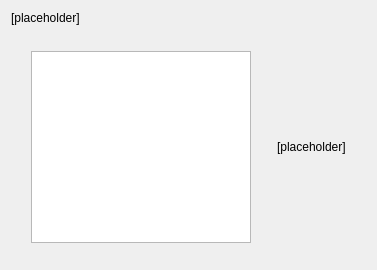
     <widget class="QWidget" name="pg3DataType">
      <layout class="QVBoxLayout" name="verticalLayout_27">
       <item>
        <widget class="QLabel" name="lblSelectDataType">
         <property name="styleSheet">
          <string notr="true">font: 11pt &quot;Ubuntu&quot;;</string>
         </property>
         <property name="text">
          <string>[placeholder]</string>
         </property>
         <property name="alignment">
          <set>Qt::AlignLeading|Qt::AlignLeft|Qt::AlignTop</set>
         </property>
         <property name="wordWrap">
          <bool>true</bool>
         </property>
        </widget>
       </item>
       <item>
        <spacer name="verticalSpacer_53">
         <property name="orientation">
          <enum>Qt::Vertical</enum>
         </property>
         <property name="sizeType">
          <enum>QSizePolicy::Fixed</enum>
         </property>
         <property name="sizeHint" stdset="0">
          <size>
           <width>20</width>
           <height>20</height>
          </size>
         </property>
        </spacer>
       </item>
       <item>
        <layout class="QGridLayout" name="gridLayout_23">
         <item row="0" column="0">
          <spacer name="horizontalSpacer_12">
           <property name="orientation">
            <enum>Qt::Horizontal</enum>
           </property>
           <property name="sizeType">
            <enum>QSizePolicy::Fixed</enum>
           </property>
           <property name="sizeHint" stdset="0">
            <size>
             <width>20</width>
             <height>20</height>
            </size>
           </property>
          </spacer>
         </item>
         <item row="0" column="1">
          <widget class="QListWidget" name="lstDataTypes">
           <property name="sizePolicy">
            <sizepolicy hsizetype="Fixed" vsizetype="Expanding">
             <horstretch>0</horstretch>
             <verstretch>0</verstretch>
            </sizepolicy>
           </property>
           <property name="minimumSize">
            <size>
             <width>220</width>
             <height>0</height>
            </size>
           </property>
           <property name="maximumSize">
            <size>
             <width>220</width>
             <height>16777215</height>
            </size>
           </property>
           <property name="baseSize">
            <size>
             <width>0</width>
             <height>0</height>
            </size>
           </property>
          </widget>
         </item>
         <item row="0" column="2">
          <spacer name="horizontalSpacer_23">
           <property name="orientation">
            <enum>Qt::Horizontal</enum>
           </property>
           <property name="sizeType">
            <enum>QSizePolicy::Fixed</enum>
           </property>
           <property name="sizeHint" stdset="0">
            <size>
             <width>20</width>
             <height>20</height>
            </size>
           </property>
          </spacer>
         </item>
         <item row="0" column="3">
          <widget class="QLabel" name="lblDescribeDataType">
           <property name="sizePolicy">
            <sizepolicy hsizetype="Expanding" vsizetype="Expanding">
             <horstretch>0</horstretch>
             <verstretch>0</verstretch>
            </sizepolicy>
           </property>
           <property name="styleSheet">
            <string notr="true">font: 11pt &quot;Ubuntu&quot;;</string>
           </property>
           <property name="text">
            <string>[placeholder]</string>
           </property>
           <property name="alignment">
            <set>Qt::AlignLeading|Qt::AlignLeft|Qt::AlignVCenter</set>
           </property>
           <property name="wordWrap">
            <bool>true</bool>
           </property>
           <property name="margin">
            <number>0</number>
           </property>
          </widget>
         </item>
         <item row="0" column="4">
          <spacer name="horizontalSpacer_24">
           <property name="orientation">
            <enum>Qt::Horizontal</enum>
           </property>
           <property name="sizeType">
            <enum>QSizePolicy::Fixed</enum>
           </property>
           <property name="sizeHint" stdset="0">
            <size>
             <width>20</width>
             <height>20</height>
            </size>
           </property>
          </spacer>
         </item>
        </layout>
       </item>
       <item>
        <spacer name="verticalSpacer_52">
         <property name="orientation">
          <enum>Qt::Vertical</enum>
         </property>
         <property name="sizeType">
          <enum>QSizePolicy::Minimum</enum>
         </property>
         <property name="sizeHint" stdset="0">
          <size>
           <width>20</width>
           <height>16</height>
          </size>
         </property>
        </spacer>
       </item>
      </layout>
     </widget>
